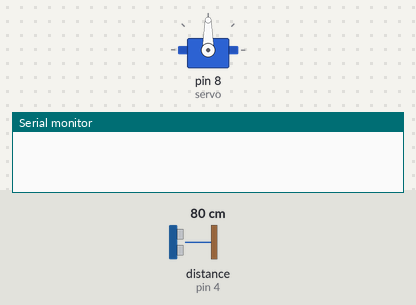
A sketch run on a simulated Arduino Uno, built with avr-gcc and run on an emulated ATmega328P. Parts: servo, the last lines printed to the serial monitor. The test bench sets the inputs (shaded band); at power-on: distance to the obstacle (sensor on pin 4) 80 cm.

Above: at 1.2 s.
1.3 s: distance to the obstacle (sensor on pin 4) set to 114 cm
At 5.0 s:
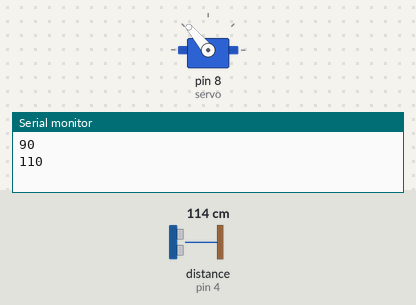
6.4 s: distance to the obstacle (sensor on pin 4) set to 121 cm
At 9.2 s:
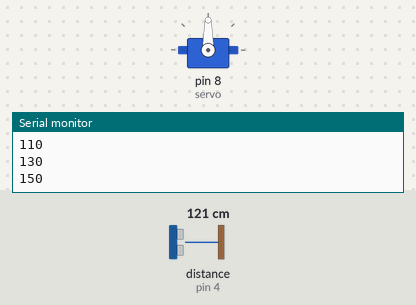
9.5 s: distance to the obstacle (sensor on pin 4) set to 2 cm
At 12.9 s:
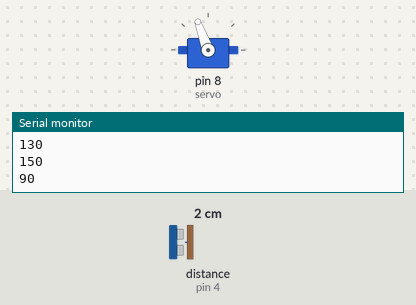
14.6 s: distance to the obstacle (sensor on pin 4) set to 120 cm
Timing chart, 0 to 17.6 s (numbered marks = the images above; inputs shaded):
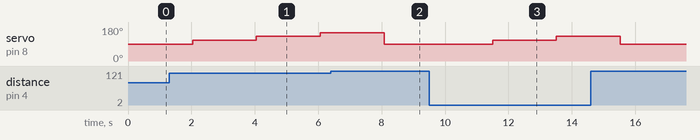

The sketch:

servo_ultra_M.ino
```cpp
#include <NewPing.h>
NewPing sonar_2 (2,4);
#include<Servo.h>
Servo servo;
int i=90;
float alpha=3.8152;
float theta=3.8152;
int d_critical=120;
int phi=0;
float t=0;
float t_r=10;
void setup() {
  servo.attach(8);
Serial.begin(9600);
servo.write(i);


}

void loop() {

  if (( sonar_2.ping_cm()> 0) && (sonar_2.ping_cm()<d_critical)){

     while ( (i<=170) && ( ( sonar_2.ping_cm()>0) && (sonar_2.ping_cm()<d_critical))){
       servo.write (i);
       delay(2000);
       Serial.println(i);
       phi=i;
       i=i+20 ;
      }
  servo.write (90);
  i=90 ;

  theta=alpha+phi;
  t=theta*t_r/360;

  }

  }
```

Measured:
- the behaviour switches between 117 and 118 cm on distance to the obstacle (sensor on pin 4) (found by bisection; images 1 and 2)
- after the input at 6.4 s, servo on pin 8 (servo): 150° → 90° after 1.7 s
- after the input at 9.5 s, servo on pin 8 (servo): 90° → 110° after 2.0 s, → 130° 2.0 s later
